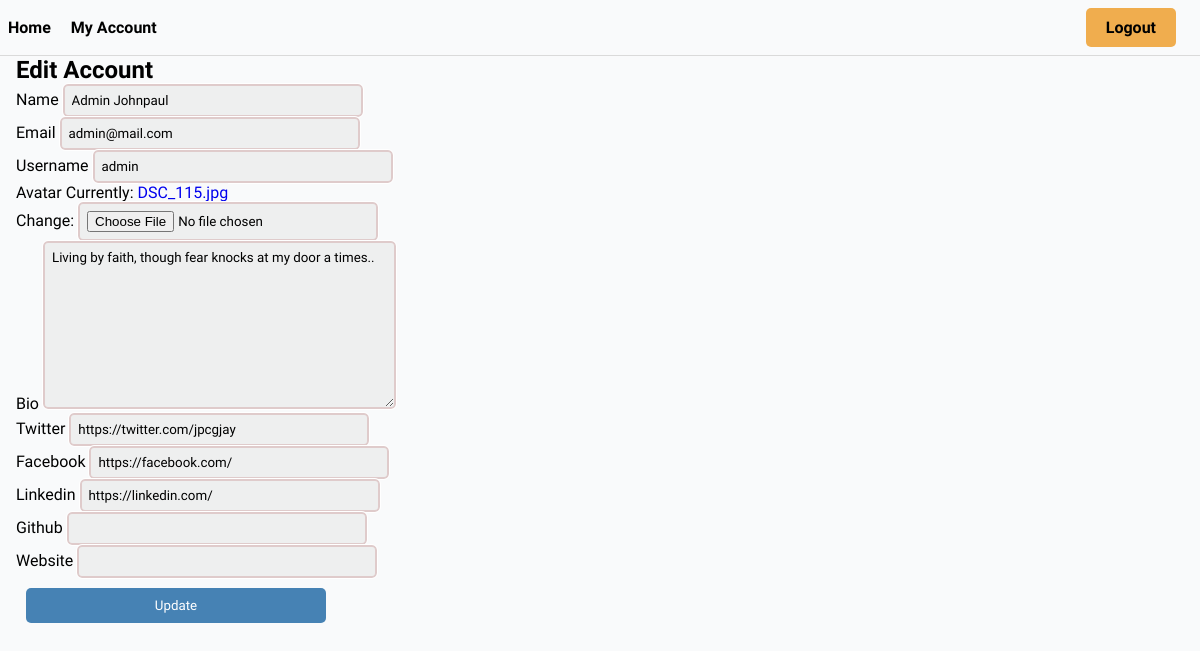
The page /user/edit-account/ (signed in) on the database its author committed.
### users/models.py (models this page shows, shortened)
class User(AbstractUser):
    username = models.CharField(max_length=100, null=True, blank=True)
    name = models.CharField(max_length=100)
    email = models.EmailField(unique=True)
    bio = models.TextField(null= True, blank=True)
    hackthon_participant = models.BooleanField(default=True, null=False)
    avatar = ResizedImageField(size = [300, 300] ,default = 'avatars/profile.jpeg', upload_to = "avatars/")
    id = models.UUIDField(primary_key=True, editable=False, unique=True, default=uuid.uuid4)
    twitter = models.URLField(max_length=500, null=True, blank=True)
    facebook = models.URLField(max_length=500, null=True, blank=True)
    linkedin = models.URLField(max_length=500, null=True, blank=True)
    github = models.URLField(max_length=500, null=True, blank=True)
    website = models.URLField(max_length=500, null=True, blank=True)
    USERNAME_FIELD = 'email' #makes username exempted
    REQUIRED_FIELDS = ['username']    #a must use when you use USERNAME_FIELD

### users/views.py (the view, shortened to what this page needs)
# urls.py: path('edit-account/', EditAccount.as_view(), name="edit-account"),
class EditAccount(LoginRequiredMixin, View):
    def get(self, request):
        form = EditAccountForm(instance=request.user)
        context = {'form':form}
        return render(request, 'users/user-form.html', context)

### users/forms.py
class EditAccountForm(ModelForm):
    class Meta:
        model = User
        fields = ['name', 'email', 'username', 'avatar', 'bio', 'twitter', 'facebook', 'linkedin', 'github', 'website']

### templates/users/user-form.html (shortened to what this page needs)
{% extends 'base.html' %}
{% block content %}
<h2>Edit Account</h2>
    <div>
        <form action="" method="post" enctype="multipart/form-data">
            {% for field in form %}
                <div class="form-field-wrapper">
                    <label for="{{field.id_for_label}}">{{field.label}}</label>
                    {{field}}
                </div>
            {% endfor %}
                <input type="submit" class="btn btn-primary" value="Update">
        </form>
    </div>
{% endblock content %}

### static/css/main.css (style rules this page uses)
* { padding: 0; margin: 0; box-sizing: border-box; font-family: 'Readex Pro'; background-color: rgb(249, 250, 251); }
body { width: 100%; }
a { text-decoration: none; }
input, textarea { outline: solid 1px white; background: #eeeeeeea; padding: 7px; min-width: 300px; border-radius: 5px ; border: solid 2px #dfcbcb; }
.btn { outline: none; border: none; padding: 10px 20px; border-radius: 5px; background-color: rgb(204, 204, 204); text-decoration: none; display: block; width: fit-content; margin: 10px; }
.btn-primary { background-color: steelblue; color: #fff !important; }

### rows shown on the page
User: form "Admin Johnpaul" "admin@mail.com" "admin" "Living by faith, though fear knocks at my door a times.." "https://twitter.com/jpcgjay" "https://facebook.com/" "https://linkedin.com/"

### other values the page prints
{{ field.label }} "Name" "Email" "Username" "Avatar" "Bio" "Twitter" "Facebook" "Linkedin" "Github" "Website"
